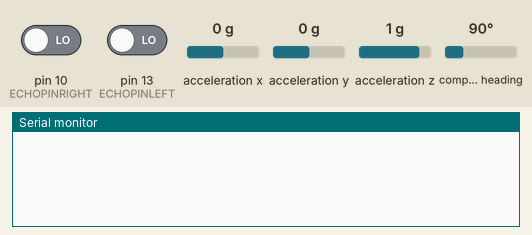
Bench run of a sketch on a simulated Arduino Uno, built with avr-gcc and run on an emulated ATmega328P. Shown: the last lines printed to the serial monitor. Inputs (shaded band) come from the test bench; at power-on: compass heading 90°, pin 10 (ECHOPINRIGHT) LOW, pin 13 (ECHOPINLEFT) LOW, acceleration x 0 g, acceleration y 0 g, acceleration z 1 g.

Above: at 1.2 s.
1.3 s: compass heading set to 7°
At 3.0 s:
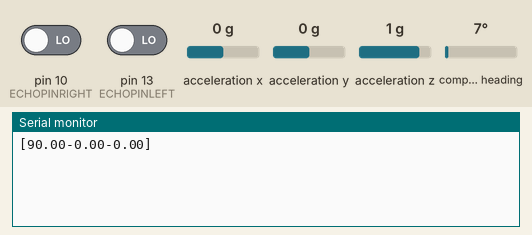
5.5 s: compass heading set to 180°
At 6.5 s:
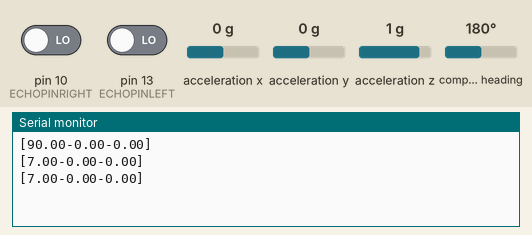
Timing chart, 0 to 8.5 s (numbered marks = the images above; inputs shaded):
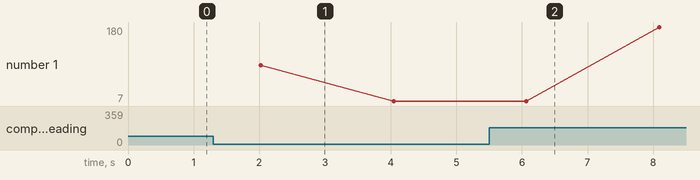

The sketch:

ArduinoDataSender.ino
```cpp
/**
   Authors: Kenny Akers
   Organization: Team 751 Barn2 Robotics
   Competition: 2018 FRC
   Email: kakers19@priorypanther.com

   This Arduino program establishes a Serial communication protocol with the RoboRIO.
   Currently, it is programmed to work with queries of the format:
                  <query_token><separator_token><request_ID>
                  Ex. Q-123

   And to respond with the following format:
                  <request_ID><separator><orientation><separator><left_pulse_count><separator><right_pulse_count>
                  Ex. 123-130-42-80

   The Arduino will send this data 3 times unless it receives the confirmation token from the RoboRIO, at which
   point it will stop. If it does not receive this token before it has sent the data 3 times, it will stop.

   Methods initializeIMU, recalibrate, and getOrientation were written by Aidan Chandra (achandra@priorypanther.com)
   and are used with the Adafruit BNO055 breakout board.
*/

#include <Wire.h>
#include <Adafruit_Sensor.h>
#include <Adafruit_BNO055.h>
#include <utility/imumaths.h>

#define TRIGPINLEFT 12
#define ECHOPINLEFT 13
#define TRIGPINRIGHT 11
#define ECHOPINRIGHT 10

Adafruit_BNO055 bno = Adafruit_BNO055();

//unsigned long requestID; // Variable to hold the query ID of the incoming request.
String startSymbol = "[";
String separator = "-"; // Character used to separate command from ID number.
String endSymbol = "]";
//String queryToken = "Q"; // Token used by the RoboRIO to initiate a request.
//String confirmationToken = "OK"; // Token used by the RoboRIO signal that it successfully received the correct response to the query (i.e. both request and response IDs match).
const int switchTime = 500; // Debounce time in microseconds.

volatile double orientation = 0.0;
volatile double leftUltrasonicDistance = 0;
volatile double rightUltrasonicDistance = 0;

volatile unsigned long leftLastMicros = 0;
volatile unsigned long rightLastMicros = 0;

const boolean debug = false; // Debug flag.

void setup() {
  Serial.begin(9600);
  Serial.setTimeout(10);
  pinMode(3, INPUT_PULLUP);
  pinMode(2, INPUT_PULLUP);
  pinMode(ECHOPINLEFT, INPUT);
  pinMode(TRIGPINLEFT, OUTPUT);
  pinMode(ECHOPINRIGHT, INPUT);
  pinMode(TRIGPINRIGHT, OUTPUT);
  initializeIMU();
}

void loop() {
  orientation = getOrientation();
  leftUltrasonicDistance = getUltrasonicCm(TRIGPINLEFT, ECHOPINLEFT);
  rightUltrasonicDistance = getUltrasonicCm(TRIGPINRIGHT, ECHOPINRIGHT);

  sendData();
  if (Serial.read() == 'c') {
    recalibrate();
  }
}

void sendData() {
  String returnable = startSymbol + String(orientation) + separator + String(leftUltrasonicDistance) + separator + String(rightUltrasonicDistance) + endSymbol;
  Serial.println(returnable);
}

void recalibrate() {
  if (debug) {
    Serial.println("Recalibrating... HOLD STILL");
  }
  initializeIMU();
}

/*
   Returns the current orientation in degrees
   debug true will print out verbose debug messages

   Note: A delay is reccommended if this function will be
    called in quick succession. No more than 100ms is neccessary
*/
float getOrientation() {
  imu::Vector<3> euler = bno.getVector(Adafruit_BNO055::VECTOR_EULER);
  if (debug) {
    Serial.println("Getting orientation (X)");
  }
  if (debug) {
    Serial.println("    " + String(euler.x()));
  }
  return (float) euler.x();
}

double getUltrasonicCm(unsigned int trigPin, unsigned int echoPin) {
  digitalWrite(trigPin, HIGH);
  delay(10);
  digitalWrite(trigPin, LOW);
  unsigned long pulseLength = pulseIn(echoPin, HIGH);

  return (pulseLength) * 0.034;
}

/*
   Intitializes the IMU. MUST BE CALLED FIRST
   debug true will print out verbose debug messages
   Returns true for success, false for failure

   NOTE: Initializing or reinitializing the sensor RESETS THE POSITION TO 0.
         IF YOUR SENSOR WAS READING "340" AND YOU RECALIBRATE, 340 WILL NOW BE
         0, EVEN IF YOU DID NOT MOVE THE SENSOR.
*/
boolean initializeIMU() {
  if (debug) {
    Serial.println("Initializing BNO055");
  }
  if (!bno.begin()) {
    Serial.println("    Failed");
    return false;
  }
  if (debug) {
    Serial.println("    Success");
  }
  //bno.setExtCrystalUse(true);
  return true;
}
```

Measured:
- plotted number 1: 7 → 180 after the input at 5.5 s
